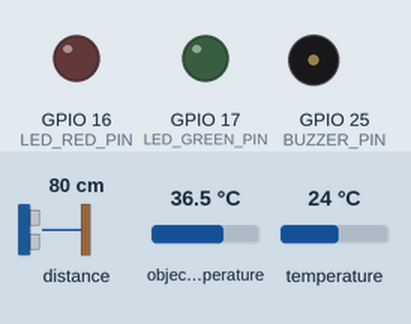
Simulated run of this sketch. Board: ESP32. Parts: output pins drawn as LEDs (lit = HIGH), buzzer (waves = sounding). Wiring (inferred from the names in the program): VL53L0X range finder at I2C address 0x29; MLX90614 thermometer at I2C address 0x5A. Dashed ring = blinking. The test bench sets the inputs (shaded band); at power-on: distance to the obstacle 80 cm, object temperature 36.5 °C, temperature 24 °C. WiFi joins after 1.5 s; servers stay silent unless stated; what the sketch prints to the serial monitor is not drawn.

Above: at 3.2 s.
3.3 s: distance to the obstacle set to 43 cm
4.8 s: distance to the obstacle set to 37 cm
At 6.65 s:
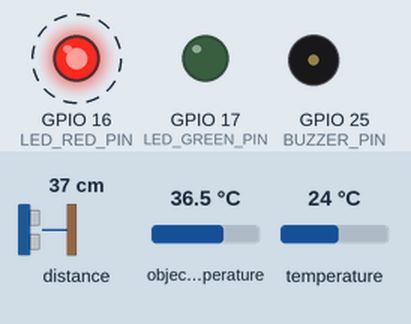
7.8 s: distance to the obstacle set to 4 cm
10.8 s: distance to the obstacle set to 2 cm
12.3 s: distance to the obstacle set to 9 cm
At 13.83 s:
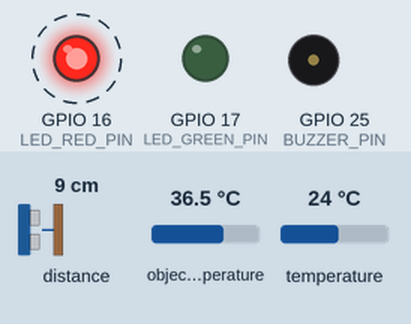
Timing chart, 0 to 16.3 s (numbered marks = the images above; inputs shaded):
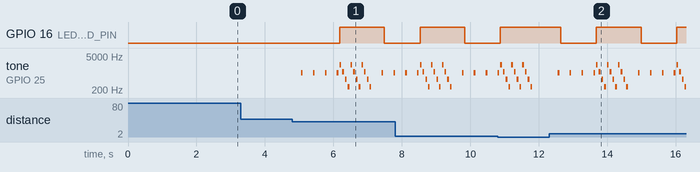

Measured:
- the behaviour switches between 41 and 40 cm on distance to the obstacle (found by bisection; images 0 and 1)
- after the input at 3.3 s, every drawn part: stays the same
- after the input at 4.8 s, GPIO 16 (LED_RED_PIN): LOW → HIGH after 1.4 s, → LOW 1.3 s later; tone on GPIO 25 (BUZZER_PIN): plays 1047 Hz for 0.05 s, 1047 Hz for 0.05 s, 1047 Hz for 0.05 s, 1047 Hz for 0.05 s, 2217 Hz for 0.05 s, 1108 Hz for 0.05 s … (18 notes in this stretch), starting after 0.26 s
- after the input at 12.3 s, GPIO 16 (LED_RED_PIN): alternates HIGH for 1.3 s and LOW for 1.0 s, starting after 0.34 s; tone on GPIO 25 (BUZZER_PIN): plays 1047 Hz for 0.05 s, 1047 Hz for 0.05 s, 1047 Hz for 0.05 s, 1047 Hz for 0.05 s, 2217 Hz for 0.05 s, 1108 Hz for 0.05 s … (24 notes in this stretch), starting after 0.26 s

The sketch:

ex05_udp_prop.ino
```cpp
// (licence header left out)
#include <Wire.h>                               // I2C通信用ライブラリ
#include <WiFi.h>                               // ESP32用WiFiライブラリ
#include <WiFiUdp.h>                            // UDP通信を行うライブラリ
#define SSID "iot-core-esp32"                   // 無線LANアクセスポイントのSSID
#define PASS "password"                         // パスワード
#define PORT 1024                               // 送信のポート番号
#define DEVICE "pir_s_5,"                       // デバイス名(5字+"_"+番号+",")
#define BUZZER_PIN    25                        // IO 25にスピーカを接続

float TempWeight = 1110.73;                     // 温度(利得)補正係数
float TempOffset = 36.5;                        // 温度(加算)補正係数
float DistOffset = 29.4771;                     // 距離補正係数
int PIR_prev = 0;                               // 人体検知状態の前回の値
float temp_sum = 0.0;                           // 体温値の合計(平均計算用)
int temp_count = 0;                             // temp_sumの測定済サンプル数
IPAddress IP_BROAD;                             // ブロードキャストIPアドレス

void sendUdp(String dev, String S){
    WiFiUDP udp;                                // UDP通信用のインスタンスを定義
    udp.beginPacket(IP_BROAD, PORT);            // UDP送信先を設定
    udp.println(dev + S);                       // 変数devとSを結合してUDP送信
    udp.endPacket();                            // UDP送信の終了(実際に送信する)
    Serial.println("udp://" + IP_BROAD.toString() + ":" + PORT + " " + dev + S);
    delay(100);                                 // 送信待ち時間
}

void sendUdp_Pir(int pir, float temp){
    String S = String(pir);                     // 変数Sに人体検知状態を代入
    S +=  ", " + String(PIR_prev);              // 前回値を追加
    S +=  ", " + String(temp, 1);               // 体温を追加
    sendUdp(DEVICE, S);                         // sendUdpを呼び出し
    PIR_prev = pir;                             // 今回の値を前回値として更新
}

void setup(){                                   // 起動時に一度だけ実行する関数
    Serial.begin(115200);                       // シリアル通信速度を設定する
    beepSetup(BUZZER_PIN);                      // ブザー用するPWM制御部の初期化
    Wire.begin();                               // I2Cを初期化
    Serial.println("Example 05: Body Temperature Checker [ToF][UDP]");
    delay(500);                                 // 電源安定待ち時間処理0.5秒
    WiFi.mode(WIFI_STA);                        // 無線LANを【子機】モードに設定
    WiFi.begin(SSID,PASS);                      // 無線LANアクセスポイントへ接続
    while(WiFi.status() != WL_CONNECTED){       // 接続に成功するまで待つ
        delay(500);                             // 待ち時間処理
        Serial.print('.');                      // 進捗表示
    }
    IP_BROAD = WiFi.localIP();                  // IPアドレスを取得
    IP_BROAD[3] = 255;                          // ブロードキャストアドレスに
}

void loop(){                                    // 繰り返し実行する関数
    float Dist = (float)VL53L0X_get();          // 測距センサVL53L0Xから距離取得
    if(Dist <= 20.) return;                     // 20mm以下の時に再測定
    if(Dist > 400){                             // 400mm超のとき
        if(PIR_prev == 1 && temp_count > 0){    // 人体検知中で測定値がある時
            sendUdp_Pir(0,temp_sum/(float)temp_count); // 体温の平均値をUDP送信
        }
        temp_sum = 0.0;                         // 体温の合計値を0にリセット
        temp_count = 0;                         // 測定サンプル数を0にリセット
        return;                                 // 測定処理を中断
    }

    float Tenv= getTemp(6);                     // センサの環境温度を取得
    float Tsen= getTemp();                      // センサの測定温度を取得
    if(Tenv < -20. || Tsen < -20.) return;      // -20℃未満のときは中断

    // 体温Tobj = 基準温度 + センサ温度差値 - 温度利得 ÷ 距離
    float Tobj = TempOffset + (Tsen - Tenv) - TempWeight / (Dist + DistOffset);
    if(Tobj < 0. || Tobj > 99.) return;         // 0℃未満/99℃超過時は戻る
    temp_sum += Tobj;                           // 変数temp_sumに体温を加算
    temp_count++;                               // 測定済サンプル数に1を加算
    float temp_avr = temp_sum / (float)temp_count;  // 体温の平均値を算出

    if(temp_count % 5 == 0){
        Serial.printf("ToF=%.0fcm ",Dist/10);   // 測距結果を表示
        Serial.printf("Te=%.1f ",Tenv);         // 環境温度を表示
        Serial.printf("Ts=%.1f ",Tsen);         // 測定温度を表示
        Serial.printf("To=%.1f ",Tobj);         // 物体温度を表示
        Serial.printf("Tavr=%.1f\n",temp_avr);  // 平均温度を表示
        sendUdp_Pir(1, temp_avr);               // 体温の平均値をUDP送信
        beep(1047);                             // 1047Hzのビープ音(測定中)
    }
    if(temp_count % 20 != 0) return;            // 剰余が0以外のときに先頭へ

    if(temp_avr >= 37.5){                       // 37.5℃以上のとき(発熱検知)
        beep_alert(3);                          // アラート音を3回、鳴らす
    }else if(temp_avr < 35.0){                  // 35.0℃未満のとき(再測定)
        temp_sum = Tobj;                        // 最後の測定結果のみを代入
        temp_count = 1;                         // 測定済サンプル数を1に
    }else if(temp_avr + .2 < Tobj || temp_avr - .2 > Tobj){ // 最新値が遠い時
        temp_sum = Tobj;                        // 最後の測定結果のみを代入
        temp_count = 1;                         // 測定済サンプル数を1に
    }else{
        sendUdp_Pir(0, temp_avr);               // 体温の平均値をUDP送信
        beep_chime();                           // ピンポン音を鳴らす
        temp_sum = 0.0;                         // 体温の合計値を0にリセット
        temp_count = 0;                         // 測定サンプル数を0にリセット
        delay(3000);                            // 3秒間、待機する
    }
}
```

lib_beep.ino
```cpp
// (licence header left out)
#define NOTE_CS6 1109                           // ピン音の周波数
#define NOTE_A5   880                           // ポン音の周波数
#define BEEP_VOL 3                              // スピーカ用の音量(0～10)
#define LED_RED_PIN   16                        // 赤色LEDのIOポート番号
#define LED_GREEN_PIN 17                        // 緑色LEDのIOポート番号
int BEEP_PIN = -1; // 初期化有無

/* ESP8266用
int beep_chimeBells(int output, int count) {
    int t;
    if(count==0)return 0;
    if(!(count%2)){
        tone(output,NOTE_CS6,800);
        for(t=0;t<8;t++) delay(100);
        noTone(output);
        for(t=0;t<2;t++) delay(100);
    }else{
        tone(output,NOTE_A5,800);
        for(t=0;t<8;t++) delay(100);
        noTone(output);
        for(t=0;t<2;t++) delay(100);
    }
    count--;
    if(count<0) count=0;
    return(count);
}
*/

#ifdef _M5STACK_H_
void beep(int freq, int t){
    if(BEEP_PIN < 0){
        pinMode(LED_RED_PIN, OUTPUT);           // GPIO 16 を赤色LED用に設定
        pinMode(LED_GREEN_PIN, OUTPUT);         // GPIO 17 を緑色LED用に設定
        digitalWrite(LED_RED_PIN, LOW);         // LED赤を消灯
        digitalWrite(LED_GREEN_PIN, LOW);       // LED緑を消灯
        BEEP_PIN = 25;
    }
    if(!BEEP_VOL){
        M5.Lcd.invertDisplay(false);            // 画面を反転する
        delay(t);
        M5.Lcd.invertDisplay(true);             // 画面の反転を戻す
        return;
    }
    M5.Speaker.begin();                         // M5Stack用スピーカの起動
    for(int vol = BEEP_VOL; vol > 0; vol--){    // 繰り返し処理(6回)
        M5.Speaker.setVolume(vol);              // スピーカの音量を設定
        M5.Speaker.tone(freq);                  // スピーカ出力freq Hzの音を出力
        delay(t / BEEP_VOL);                    // 0.01秒(10ms)の待ち時間処理
    }
    M5.Speaker.end();                           // スピーカ出力を停止する
}
#else // M5
/* スピーカ出力用 LEDC */
#define LEDC_CHANNEL_0     0    // use first channel of 16 channels (started from zero)
#define LEDC_TIMER_13_BIT  13   // use 13 bit precission for LEDC timer
#define LEDC_BASE_FREQ     5000 // use 5000 Hz as a LEDC base frequency

void beepSetup(int PIN){
    BEEP_PIN = PIN;
    pinMode(BEEP_PIN,OUTPUT);                   // スピーカのポートを出力に
    pinMode(LED_RED_PIN, OUTPUT);               // GPIO 16 を赤色LED用に設定
    pinMode(LED_GREEN_PIN, OUTPUT);             // GPIO 17 を緑色LED用に設定
    digitalWrite(LED_RED_PIN, LOW);             // LED赤を消灯
    digitalWrite(LED_GREEN_PIN, LOW);           // LED緑を消灯
    Serial.print("ledSetup LEDC_CHANNEL_0 = ");
    Serial.print(LEDC_CHANNEL_0);
    Serial.print(", BEEP_PIN = ");
    Serial.print(BEEP_PIN);
    Serial.print(", freq. = ");
    Serial.println(ledcSetup(LEDC_CHANNEL_0, LEDC_BASE_FREQ, LEDC_TIMER_13_BIT),3);
    ledcAttachPin(PIN, LEDC_CHANNEL_0);
}
void beep(int freq, int t){                     // ビープ音を鳴らす関数
    if(BEEP_PIN < 0) beepSetup(25);            // ポート25で初期化
    ledcWriteTone(0, freq);                     // PWM出力を使って音を鳴らす
    for(int duty = 50; duty > 1; duty /= 2){    // PWM出力のDutyを減衰させる
        ledcWrite(0, BEEP_VOL * duty / 10);     // 音量を変更する
        delay(t / 6);                           // 0.1秒(100ms)の待ち時間処理
    }
    ledcWrite(0, 0);                            // ビープ鳴音の停止
}
#endif //M5

void beep(int freq){
    beep(freq, 100);
    digitalWrite(LED_RED_PIN, LOW);             // LED赤を消灯
    digitalWrite(LED_GREEN_PIN, LOW);           // LED緑を消灯
}

void beep_chime(){
    digitalWrite(LED_RED_PIN, LOW);             // LED赤を消灯
    digitalWrite(LED_GREEN_PIN, HIGH);          // LED緑を点灯
    int t;
    beep(NOTE_CS6, 600);
    for(t=0;t<3;t++) delay(100);
    beep(NOTE_A5, 100);
}

void beep_alert(int num){
    digitalWrite(LED_RED_PIN, HIGH);            // LED赤を点灯
    digitalWrite(LED_GREEN_PIN, LOW);           // LED緑を消灯
    for(; num > 0 ; num--) for(int i = 2217; i > 200; i /= 2) beep(i, 100);
}

void beep_alert(){
    beep_alert(3);
}
```

lib_getTemp.ino
```cpp
// (licence header left out)
float getTemp(int reg){
    int16_t val = 0xFFFF;                       // 変数valを定義
    Wire.beginTransmission(0x5A);               // MLX90614とのI2C通信を開始
    Wire.write(reg);                            // レジスタ番号を指定（送信）
    if(Wire.endTransmission(false) == 0){       // 送信を終了（接続は継続）
        Wire.requestFrom(0x5A, 2);              // 2バイトのデータを要求
        val = (int16_t)Wire.read();             // 1バイト目を変数tempの下位へ
        val |= ((int16_t)Wire.read()) << 8;     // 2バイト目を変数tempの上位へ
    }
    return (float)val * 0.02 - 273.15;          // 温度に変換して応答
}

float getTemp(){
    return getTemp(7);
}
```

lib_vo53l0x.ino
```cpp
// 本ソースコードのオリジナルは下記の Ted Meyers 氏によるものです。
// More docs and example code for the VL53L0X LIDAR sensor
// the original code by Ted Meyers
// posted here: https://groups.google.com/d/msg/diyrovers/lc7NUZYuJOg/ICPrYNJGBgAJ

#include <Wire.h>

#define VL53L0X_REG_IDENTIFICATION_MODEL_ID         0xc0
#define VL53L0X_REG_IDENTIFICATION_REVISION_ID      0xc2
#define VL53L0X_REG_PRE_RANGE_CONFIG_VCSEL_PERIOD   0x50
#define VL53L0X_REG_FINAL_RANGE_CONFIG_VCSEL_PERIOD 0x70
#define VL53L0X_REG_SYSRANGE_START                  0x00
#define VL53L0X_REG_RESULT_INTERRUPT_STATUS         0x13
#define VL53L0X_REG_RESULT_RANGE_STATUS             0x14
#define VL53L0X_address 0x29

byte VL53L0X_gbuf[16];

/*
void setup() {
    // put your setup code here, to run once:
    Wire.begin();          // join i2c bus (VL53L0X_address optional for master)
    Serial.begin(9600);    // start serial for output
    Serial.println("VLX53LOX test started.");
}

void loop() {
    Serial.println("----- START TEST ----");
    VL53L0X_get();
    Serial.println("----- END TEST ----");
    Serial.println("");
    delay(4000);
}
*/

uint16_t VL53L0X_get(){
/*
    byte val1 = read_byte_data_at(VL53L0X_REG_IDENTIFICATION_REVISION_ID);
    Serial.print("Revision ID: "); Serial.println(val1);

    val1 = read_byte_data_at(VL53L0X_REG_IDENTIFICATION_MODEL_ID);
    Serial.print("Device ID: "); Serial.println(val1);

    val1 = read_byte_data_at(VL53L0X_REG_PRE_RANGE_CONFIG_VCSEL_PERIOD);
    Serial.print("PRE_RANGE_CONFIG_VCSEL_PERIOD="); Serial.println(val1);
    Serial.print(" decode: "); Serial.println(VL53L0X_decode_vcsel_period(val1));

    val1 = read_byte_data_at(VL53L0X_REG_FINAL_RANGE_CONFIG_VCSEL_PERIOD);
    Serial.print("FINAL_RANGE_CONFIG_VCSEL_PERIOD="); Serial.println(val1);
    Serial.print(" decode: "); Serial.println(VL53L0X_decode_vcsel_period(val1));
*/
    write_byte_data_at(VL53L0X_REG_SYSRANGE_START, 0x01);

    byte val = 0;
    int cnt = 0;
    while (cnt < 100) { // 1 second waiting time max
        delay(10);
        val = read_byte_data_at(VL53L0X_REG_RESULT_RANGE_STATUS);
        if (val & 0x01) break;
        cnt++;
    }
    if (val & 0x01){
        // Serial.println("ready");
    }else{
        Serial.println("VL53L0X is not ready");
        return 0;
    }

    read_block_data_at(0x14, 12);
    uint16_t acnt = makeuint16(VL53L0X_gbuf[7], VL53L0X_gbuf[6]);
    uint16_t scnt = makeuint16(VL53L0X_gbuf[9], VL53L0X_gbuf[8]);
    uint16_t dist = makeuint16(VL53L0X_gbuf[11], VL53L0X_gbuf[10]);
    byte DeviceRangeStatusInternal = ((VL53L0X_gbuf[0] & 0x78) >> 3);
/*
    Serial.print("ambient count: "); Serial.println(acnt);
    Serial.print("signal count: ");  Serial.println(scnt);
    Serial.print("distance ");       Serial.println(dist);
    Serial.print("status: ");        Serial.println(DeviceRangeStatusInternal);
*/
    return dist;
}

uint16_t bswap(byte b[]) {
    // Big Endian unsigned short to little endian unsigned short
    uint16_t val = ((b[0] << 8) & b[1]);
    return val;
}

uint16_t makeuint16(int lsb, int msb) {
        return ((msb & 0xFF) << 8) | (lsb & 0xFF);
}

void write_byte_data(byte data) {
    Wire.beginTransmission(VL53L0X_address);
    Wire.write(data);
    Wire.endTransmission();
}

void write_byte_data_at(byte reg, byte data) {
    // write data word at address and register
    Wire.beginTransmission(VL53L0X_address);
    Wire.write(reg);
    Wire.write(data);
    Wire.endTransmission();
}

void write_word_data_at(byte reg, uint16_t data) {
    // write data word at address and register
    byte b0 = (data &0xFF);
    byte b1 = ((data >> 8) && 0xFF);

    Wire.beginTransmission(VL53L0X_address);
    Wire.write(reg);
    Wire.write(b0);
    Wire.write(b1);
    Wire.endTransmission();
}

byte read_byte_data() {
    Wire.requestFrom(VL53L0X_address, 1);
    delay(10);
    // while (Wire.available() < 1) delay(1);
    if(Wire.available() >= 1){
        byte b = Wire.read();
        return b;
    }else Serial.println("ERROR: read_byte_data");
    return 0;
}

byte read_byte_data_at(byte reg) {
    //write_byte_data((byte)0x00);
    write_byte_data(reg);
    Wire.requestFrom(VL53L0X_address, 1);
    delay(10);
    // while (Wire.available() < 1) delay(1);
    if(Wire.available() >= 1){
        byte b = Wire.read();
        return b;
    }else Serial.println("ERROR: read_byte_data_at");
    return 0;
}

uint16_t read_word_data_at(byte reg) {
    write_byte_data(reg);
    Wire.requestFrom(VL53L0X_address, 2);
    delay(10);
    // while (Wire.available() < 2) delay(1);
    if(Wire.available() >= 2){
        VL53L0X_gbuf[0] = Wire.read();
        VL53L0X_gbuf[1] = Wire.read();
        return bswap(VL53L0X_gbuf);
    }else Serial.println("ERROR: read_word_data_at");
    return 0;
}

void read_block_data_at(byte reg, int sz) {
    int i = 0;
    write_byte_data(reg);
    Wire.requestFrom(VL53L0X_address, sz);
    delay(10);
    if(sz > 15) sz = 15;
    for (i=0; i<sz; i++) {
        // while (Wire.available() < 1) delay(1);
        if(Wire.available() >= 1){
            VL53L0X_gbuf[i] = Wire.read();
        }else Serial.println("ERROR: read_block_data_at");
    }
}


uint16_t VL53L0X_decode_vcsel_period(short vcsel_period_reg) {
    // Converts the encoded VCSEL period register value into the real
    // period in PLL clocks
    uint16_t vcsel_period_pclks = (vcsel_period_reg + 1) << 1;
    return vcsel_period_pclks;
}
```
